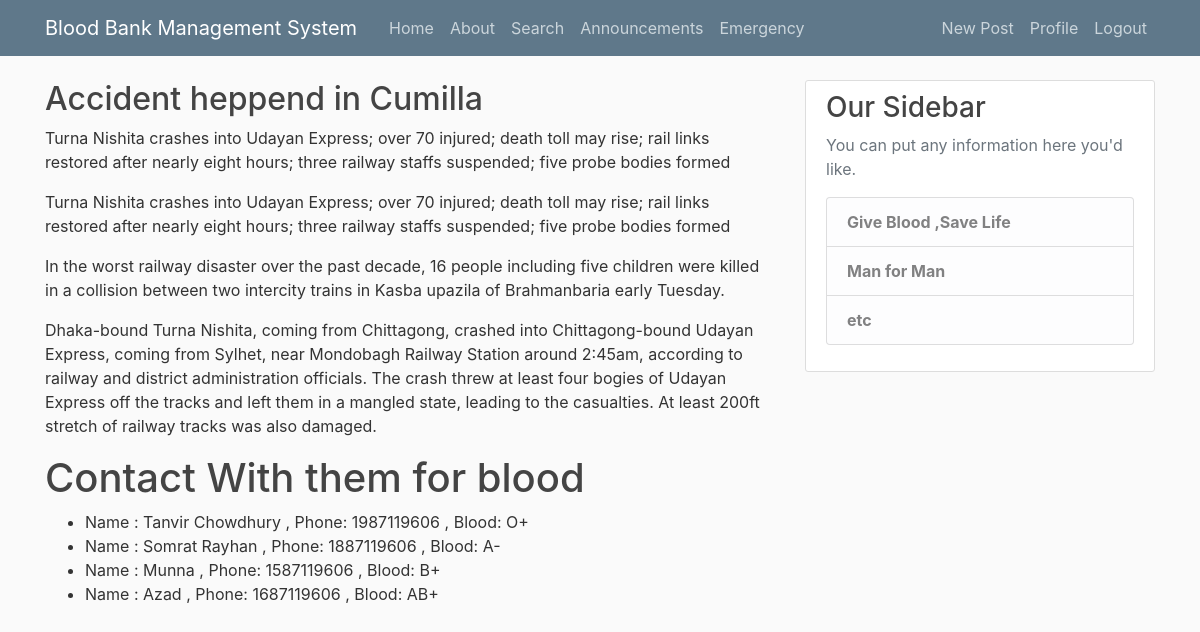
The page /announcements/ (signed in) on the database its author committed.
### blog/models.py (models this page shows, shortened)
class Announcements(models.Model):
    name = models.CharField(max_length=100)
    cell = models.IntegerField()
    b_g  = models.CharField(max_length=15)

### blog/views.py (the view)
# urls.py: path('announcements/', views.announ, name='announce-ments'),
def announ(request):
    context = {
        'Announcement': Announcements.objects.all()
    }
    return render(request, 'blog/announcements.html', context )

### blog/templates/blog/announcements.html
{% extends "blog/base.html" %}
{% block content %}
	<h2>Accident heppend in Cumilla</h2>
	<p>
		Turna Nishita crashes into Udayan Express; over 70 injured; death toll may rise; rail links restored after nearly eight hours; three railway staffs suspended; five probe bodies formed
	</p>
	<p>
		Turna Nishita crashes into Udayan Express; over 70 injured; death toll may rise; rail links restored after nearly eight hours; three railway staffs suspended; five probe bodies formed
	</p>
	<p>
		In the worst railway disaster over the past decade, 16 people including five children were killed in a collision between two intercity trains in Kasba upazila of Brahmanbaria early Tuesday.
	<p>
		Dhaka-bound Turna Nishita, coming from Chittagong, crashed into Chittagong-bound Udayan Express, coming from Sylhet, near Mondobagh Railway Station around 2:45am, according to railway and district administration officials.
		The crash threw at least four bogies of Udayan Express off the tracks and left them in a mangled state, leading to the casualties. At least 200ft stretch of railway tracks was also damaged.
	</p>
	<h1>Contact With them for blood</h1>
	{% for Announcemen in Announcement %}
		<div >
			<ul>
				<li class="article-content">Name : {{ Announcemen.name }} , Phone: {{ Announcemen.cell }} , Blood: {{ Announcemen.b_g }}</li>
			</ul>
		</div>
	{% endfor %}
{% endblock content %}

### blog/static/blog/main.css (style rules this page uses)
body { background: #fafafa; color: #333333; margin-top: 5rem; }
h1, h2, h3, h4, h5, h6 { color: #444444; }
ul { margin: 0; }
.article-content { white-space: pre-line; }

### rows shown on the page
Announcements: name "Tanvir Chowdhury", cell "1987119606", b_g "O+"
Announcements: name "Somrat Rayhan", cell "1887119606", b_g "A-"
Announcements: name "Munna", cell "1587119606", b_g "B+"
Announcements: name "Azad", cell "1687119606", b_g "AB+"
